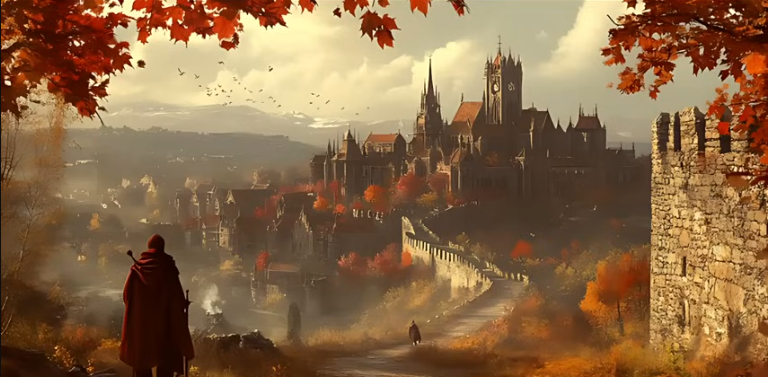
#> input picture Static/ghost.png, 768 x 377 px
$ python transformations.py
#> lines starting #> are read from the running program, lines starting #| are printed output that depends on the picture; after the words box and inside, x2 and y2 are one past the last pixel; in counts of white or black regions, pixels touching at a corner belong together
import cv2 as cv
import numpy as npd

img=cv.imread('Static/ghost.png')
#> img is the input picture: shape (377, 768, 3); mean B, G, R 70.6, 104.6, 138.1

cv.imshow("image",img)

# [26 lines of commented-out code are left out]

gray= cv.cvtColor(img, cv.COLOR_BGR2GRAY)
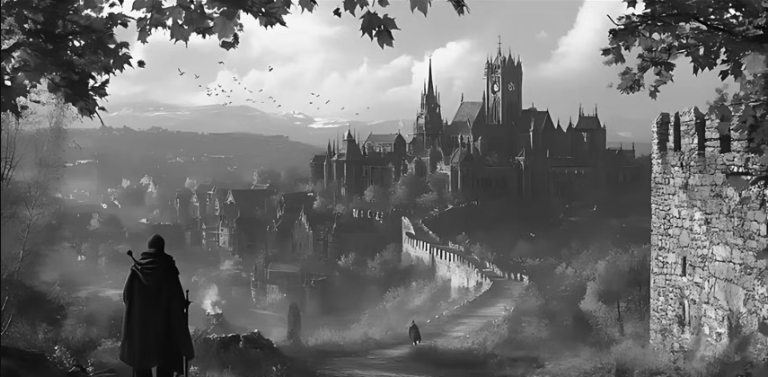
#> gray: shape (377, 768); min 4, max 251, mean 110.8
cv.imshow("gray",gray)

blured=cv.GaussianBlur(gray,(3,3),cv.BORDER_DEFAULT)
cv.imshow("blurred",blured)

canny=cv.Canny(blured,125,190)
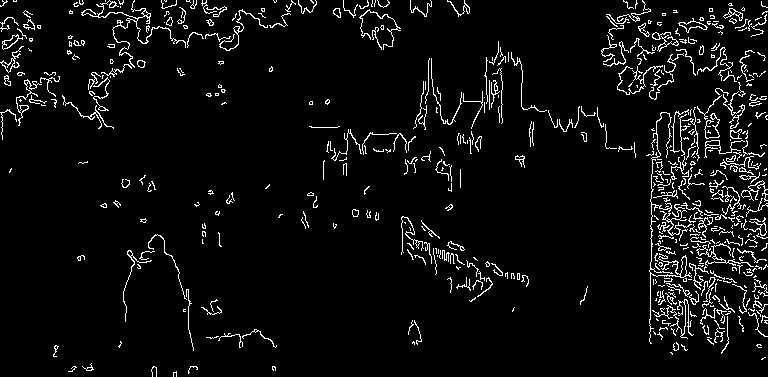
#> canny: shape (377, 768); 5.2% white in thin lines or dots
cv.imshow("canny",canny)

contours, hierarchies=cv.findContours(canny,cv.RETR_LIST,cv.CHAIN_APPROX_SIMPLE)
#> contours = 645 contours, 563 with area under 20; largest, box (x1, y1, x2, y2) and area: (81, 0, 186, 68) 180, (649, 112, 692, 344) 172, (678, 18, 708, 33) 142, (679, 21, 707, 33) 124, (2, 34, 23, 50) 115
print(len(contours))
#| 645


cv.waitKey(0)
